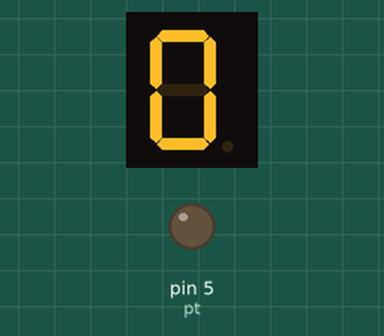
Bench run of a sketch on a simulated Arduino Uno, built with avr-gcc and run on an emulated ATmega328P. Parts: 1-digit seven-segment display, output pins drawn as LEDs (lit = HIGH). Wiring (inferred from the names in the program): 1-digit 7-segment display, segments lit when HIGH: segments pin 8, pin 9, pin 4, pin 3, pin 2, pin 7, pin 6. The segment pins are drawn as the display they are named for; pins used as bus, display or sensor lines are not drawn.

Above: at 0.15 s.
At 0.75 s:
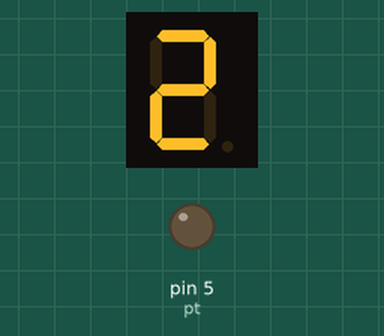
At 1.65 s:
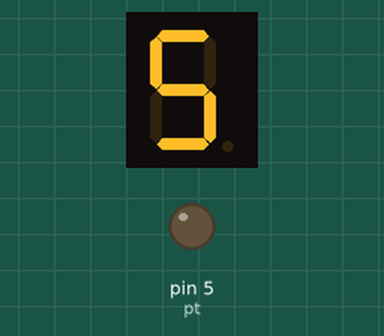
At 2.55 s:
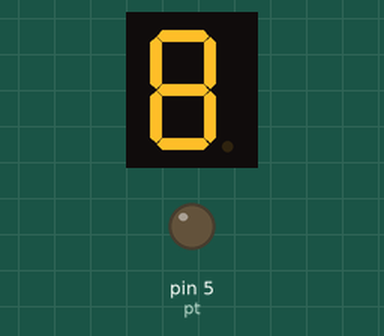
At 3.45 s:
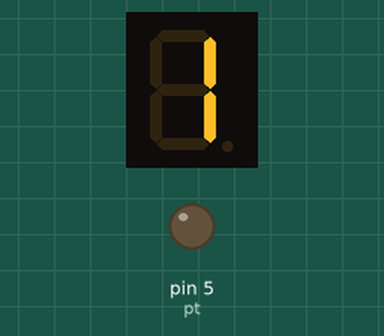

Measured:
- by itself, everything shown: repeats every 3.0 s, in 11 steps

The sketch:

AP4-7Seg-Digit.ino
```cpp
const int e= 2  ; //déclaration constante de broche
const int d= 3  ;
const int c= 4  ;
const int pt= 5 ;
const int g= 6  ;
const int f= 7  ;
const int a= 8  ;
const int b= 9  ;

int vitesse=300; // variable de vitesse

void setup() {
pinMode(e, OUTPUT); //initialise les PIN
pinMode(d, OUTPUT);
pinMode(c, OUTPUT);
pinMode(pt, OUTPUT);
pinMode(g, OUTPUT);
pinMode(f, OUTPUT);
pinMode(a, OUTPUT);
pinMode(b, OUTPUT);
}

void loop() { //Permet de afficher toutes les chiffres de 0 à 9
//0
digitalWrite(a,1),digitalWrite(b,1),digitalWrite(c,1),digitalWrite(d,1),digitalWrite(e,1),digitalWrite(f,1);
delay(vitesse);
digitalWrite(a,0),digitalWrite(b,0),digitalWrite(c,0),digitalWrite(d,0),digitalWrite(e,0),digitalWrite(f,0);
//1
digitalWrite(b,1),digitalWrite(c,1);
delay(vitesse);
digitalWrite(b,0),digitalWrite(c,0);
//2
digitalWrite(a,1),digitalWrite(b,1),digitalWrite(g,1),digitalWrite(e,1),digitalWrite(d,1);
delay(vitesse);
digitalWrite(a,0),digitalWrite(b,0),digitalWrite(g,0),digitalWrite(e,0),digitalWrite(d,0);
//3
digitalWrite(a,1),digitalWrite(b,1),digitalWrite(g,1),digitalWrite(c,1),digitalWrite(d,1);
delay(vitesse);
digitalWrite(a,0),digitalWrite(b,0),digitalWrite(g,0),digitalWrite(c,0),digitalWrite(d,0);
//4
digitalWrite(f,1),digitalWrite(b,1),digitalWrite(g,1),digitalWrite(c,1);
delay(vitesse);
digitalWrite(f,0),digitalWrite(b,0),digitalWrite(g,0),digitalWrite(c,0);
//5
digitalWrite(a,1),digitalWrite(f,1),digitalWrite(g,1),digitalWrite(c,1),digitalWrite(d,1);
delay(vitesse);
digitalWrite(a,0),digitalWrite(f,0),digitalWrite(g,0),digitalWrite(c,0),digitalWrite(d,0);
//6
digitalWrite(a,1),digitalWrite(f,1),digitalWrite(g,1),digitalWrite(c,1),digitalWrite(d,1),digitalWrite(e,1);
delay(vitesse);
digitalWrite(a,0),digitalWrite(f,0),digitalWrite(g,0),digitalWrite(c,0),digitalWrite(d,0),digitalWrite(e,0);
//7
digitalWrite(a,1),digitalWrite(b,1),digitalWrite(c,1);
delay(vitesse);
digitalWrite(a,0),digitalWrite(b,0),digitalWrite(c,0);
//8
digitalWrite(a,1),digitalWrite(b,1),digitalWrite(c,1),digitalWrite(d,1),digitalWrite(e,1),digitalWrite(f,1),digitalWrite(g,1);
delay(vitesse);
digitalWrite(a,0),digitalWrite(b,0),digitalWrite(c,0),digitalWrite(d,0),digitalWrite(e,0),digitalWrite(f,0),digitalWrite(g,0);
//9
digitalWrite(a,1),digitalWrite(b,1),digitalWrite(c,1),digitalWrite(d,1),digitalWrite(f,1),digitalWrite(g,1);
delay(vitesse);
digitalWrite(a,0),digitalWrite(b,0),digitalWrite(c,0),digitalWrite(d,0),digitalWrite(f,0),digitalWrite(g,0);
}
```
